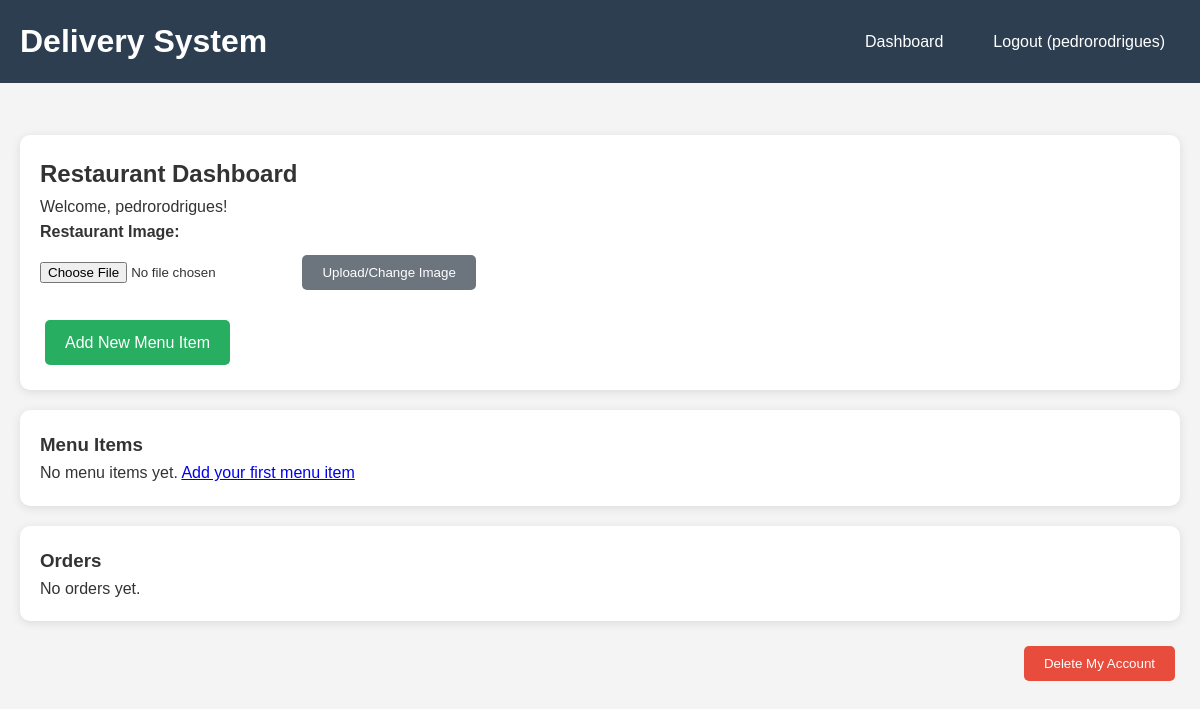
The app's page /restaurant_dashboard (signed in), older data.
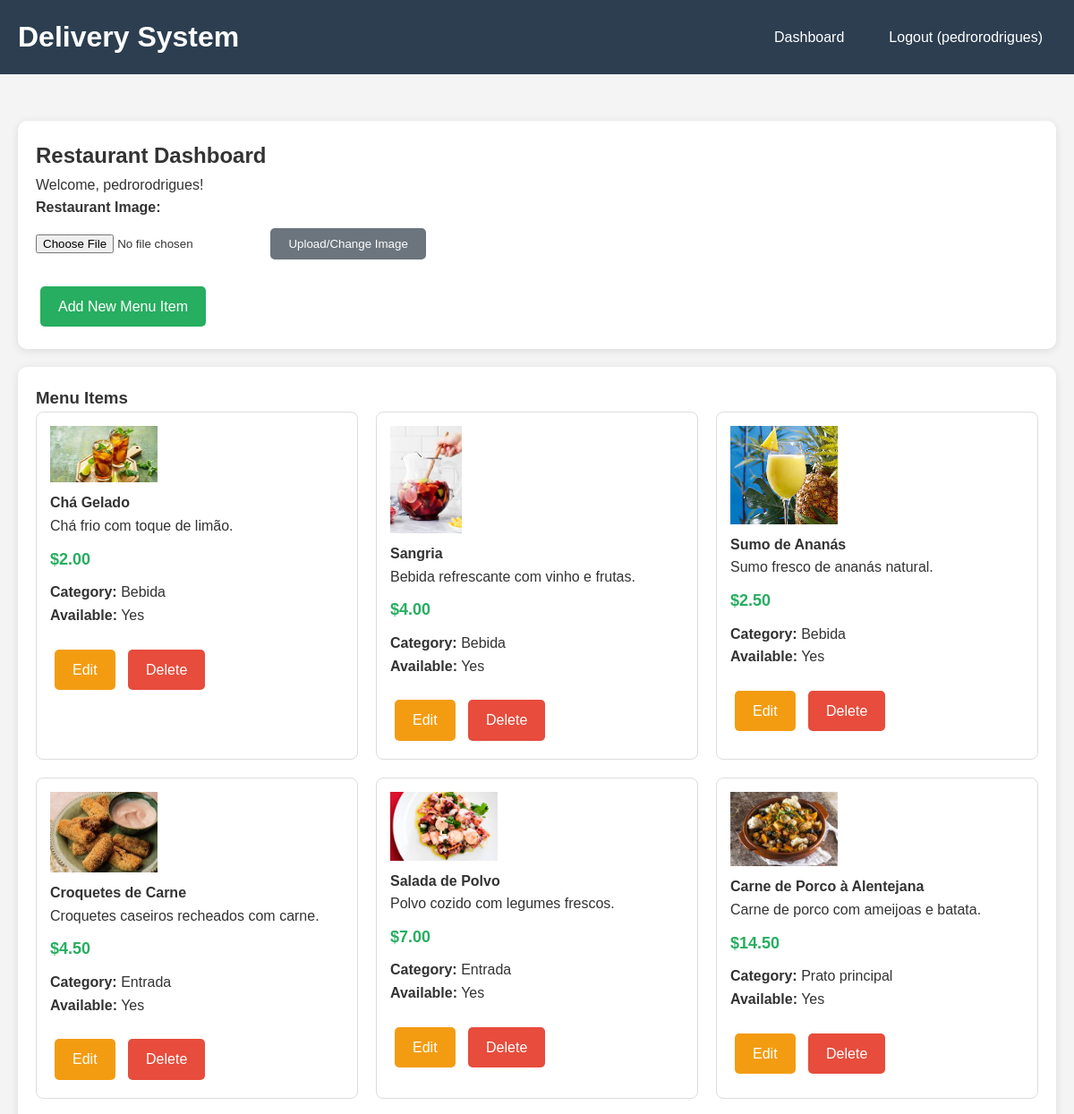
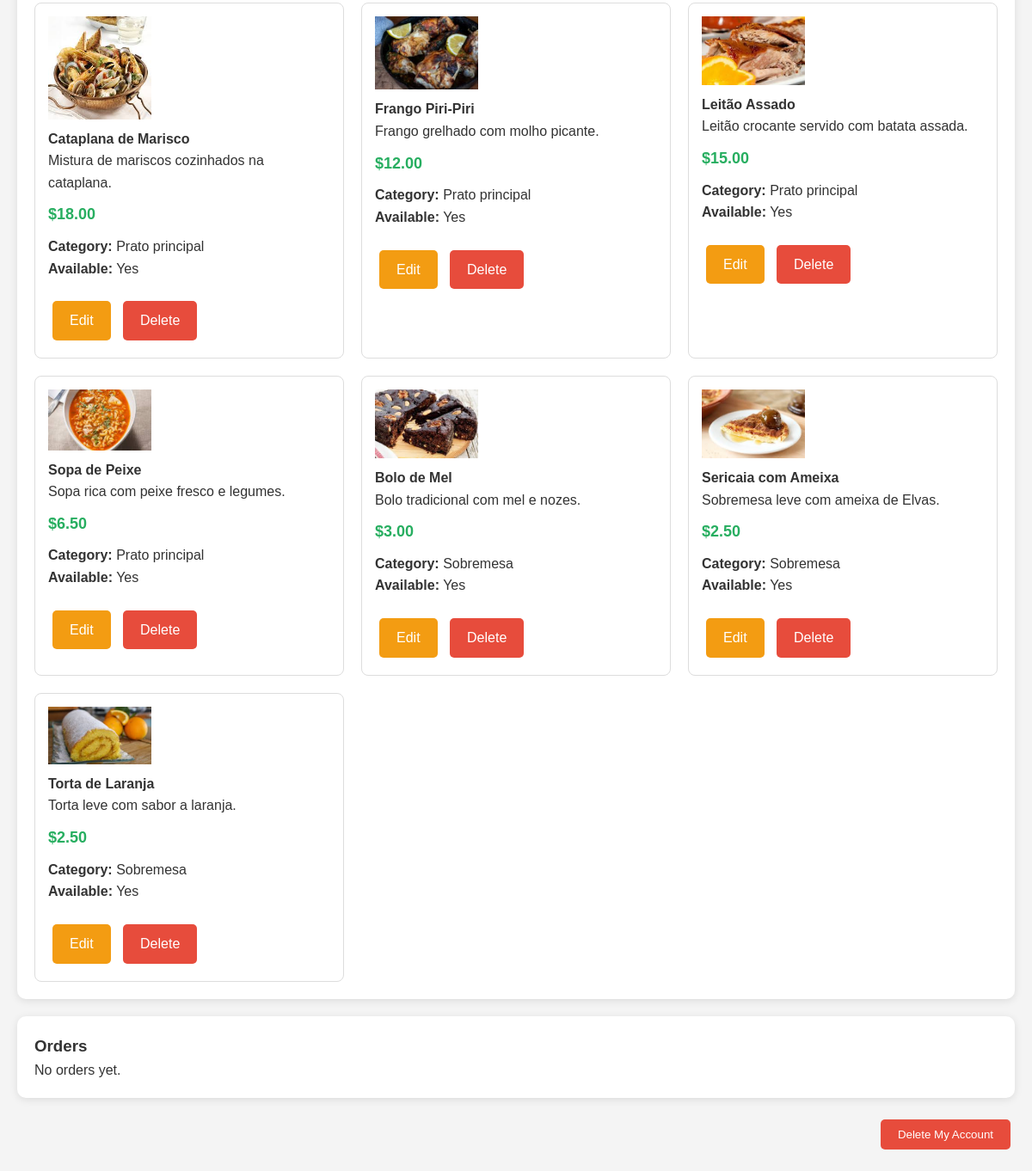
The same page, newer data (2 pictures, top to bottom).
### tables this page shows
CREATE TABLE users (
        id INTEGER PRIMARY KEY AUTOINCREMENT,
        username TEXT UNIQUE NOT NULL,
        email TEXT UNIQUE NOT NULL,
        password_hash TEXT NOT NULL,
        user_type TEXT NOT NULL CHECK (user_type IN ('customer', 'restaurant')),
        phone TEXT,
        address TEXT,
        restaurant_name TEXT,
        restaurant_description TEXT,
        created_at TIMESTAMP DEFAULT CURRENT_TIMESTAMP
    , image_path TEXT);

CREATE TABLE menu_items (
        id INTEGER PRIMARY KEY AUTOINCREMENT,
        restaurant_id INTEGER NOT NULL,
        name TEXT NOT NULL,
        description TEXT,
        price REAL NOT NULL,
        category TEXT,
        available BOOLEAN DEFAULT 1,
        created_at TIMESTAMP DEFAULT CURRENT_TIMESTAMP, image_path TEXT,
        FOREIGN KEY (restaurant_id) REFERENCES users (id)
    );

### app.py (the view)
    def decorated_function(*args, **kwargs):
        if 'user_id' not in session:
            return redirect(url_for('login'))
        user = get_user_by_id(session['user_id'])
        if user['user_type'] != 'restaurant':
            flash('Access denied. Restaurant account required.')
            return redirect(url_for('dashboard'))
        return f(*args, **kwargs)

### app.py (called while the page is built)
def get_db_connection():
    conn = sqlite3.connect('delivery_system.db')
    conn.row_factory = sqlite3.Row
    return conn

def get_user_by_id(user_id):
    conn = get_db_connection()
    user = conn.execute('SELECT * FROM users WHERE id = ?', (user_id,)).fetchone()
    conn.close()
    return user

def restaurant_required(f):
    def decorated_function(*args, **kwargs):
        if 'user_id' not in session:
            return redirect(url_for('login'))
        user = get_user_by_id(session['user_id'])
        if user['user_type'] != 'restaurant':
            flash('Access denied. Restaurant account required.')
            return redirect(url_for('dashboard'))
        return f(*args, **kwargs)
    decorated_function.__name__ = f.__name__
    return decorated_function

@app.before_request
def load_logged_in_user():
    user_id = session.get('user_id')
    if user_id is None:
        g.user = None
    else:
        g.user = get_user_by_id(user_id)

@app.route('/restaurant_dashboard')
@restaurant_required
def restaurant_dashboard():
    conn = get_db_connection()
    menu_items = conn.execute('''SELECT * FROM menu_items
                                WHERE restaurant_id = ?
                                ORDER BY category, name''', (session['user_id'],)).fetchall()
    orders = conn.execute('''SELECT o.*, u.username as customer_username
                            FROM orders o
                            JOIN users u ON o.customer_id = u.id
                            WHERE o.restaurant_id = ?
                            ORDER BY o.order_date DESC''', (session['user_id'],)).fetchall()
    conn.close()
    return render_template('restaurant_dashboard.html', menu_items=menu_items, orders=orders)

### templates/restaurant_dashboard.html (shortened to what this page needs)
{% extends "base.html" %}
{% block content %}
<div class="card">
    <h2>Restaurant Dashboard</h2>
    <p>Welcome, {{ session.username }}!</p>
    {% if session.user_type == 'restaurant' and session.user_id %}
    <form method="POST" action="{{ url_for('upload_restaurant_image') }}" enctype="multipart/form-data"
        style="margin-bottom: 20px;">
        <label for="restaurant_image">Restaurant Image:</label>
        <input type="file" id="restaurant_image" name="image" accept="image/*">
        <button type="submit" class="btn btn-secondary">Upload/Change Image</button>
    </form>
    {% endif %}
    <a href="{{ url_for('add_menu_item') }}" class="btn btn-success">Add New Menu Item</a>
</div>
<div class="card">
    <h3>Menu Items</h3>
    {% if menu_items %}
    <div class="grid">
        {% for item in menu_items %}
        <div class="menu-item">
            {% if item.image_path %}
            <img src="/static/{{ item.image_path }}" alt="Menu Item Image"
                style="max-width: 120px; max-height: 120px; display: block; margin-bottom: 10px;">
            {% endif %}
            <h4>{{ item.name }}</h4>
            {% if item.description %}
            <p>{{ item.description }}</p>
            {% endif %}
            <div class="price">${{ "%.2f"|format(item.price) }}</div>
            {% if item.category %}
            <p><strong>Category:</strong> {{ item.category }}</p>
            {% endif %}
            <p><strong>Available:</strong> {{ "Yes" if item.available else "No" }}</p>
            <div class="mt-20">
                <a href="{{ url_for('edit_menu_item', item_id=item.id) }}" class="btn btn-warning">Edit</a>
                <a href="{{ url_for('delete_menu_item', item_id=item.id) }}" class="btn btn-danger"
                    onclick="return confirm('Are you sure you want to delete this item?')">Delete</a>
            </div>
        </div>
        {% endfor %}
    </div>
    {% else %}
    <p>No menu items yet. <a href="{{ url_for('add_menu_item') }}">Add your first menu item</a></p>
    {% endif %}
</div>
<div class="card">
    <h3>Orders</h3>
    {% if orders %}
    {% for order in orders %}
    <div class="card">
        <div style="display: flex; justify-content: space-between; align-items: center;">
            <div>
                <h4>Order #{{ order.id }}</h4>
                <p><strong>Customer:</strong> {{ order.customer_username }}</p>
                <p><strong>Date:</strong> {{ order.order_date }}</p>
                <p><strong>Total:</strong> ${{ "%.2f"|format(order.total_amount) }}</p>
            </div>
            <div>
                <span class="status status-{{ order.status }}">{{ order.status.replace('_', ' ') }}</span>
            </div>
        </div>
        <div class="mt-20">
            <p><strong>Delivery Address:</strong> {{ order.delivery_address }}</p>
            {% if order.observations %}
            <p><strong>Special Instructions:</strong> {{ order.observations }}</p>
            {% endif %}
            <a href="{{ url_for('order_details', order_id=order.id) }}" class="btn">View Details</a>
            {% if order.status == 'pending' %}
            <a href="{{ url_for('update_order_status', order_id=order.id, status='confirmed') }}"
                class="btn btn-success">Confirm Order</a>
            {% elif order.status == 'confirmed' %}
            <a href="{{ url_for('update_order_status', order_id=order.id, status='preparing') }}"
                class="btn btn-warning">Start Preparing</a>
            {% elif order.status == 'preparing' %}
            <a href="{{ url_for('update_order_status', order_id=order.id, status='out_for_delivery') }}"
                class="btn btn-warning">Out for Delivery</a>
            {% elif order.status == 'out_for_delivery' %}
            <a href="{{ url_for('update_order_status', order_id=order.id, status='delivered') }}"
                class="btn btn-success">Mark as Delivered</a>
            {% endif %}
            {% if order.status in ['pending', 'confirmed'] %}
            <a href="{{ url_for('update_order_status', order_id=order.id, status='cancelled') }}" class="btn btn-danger"
                onclick="return confirm('Are you sure you want to cancel this order?')">Cancel</a>
            {% endif %}
        </div>
    </div>
    {% endfor %}
    {% else %}
    <p>No orders yet.</p>
    {% endif %}
</div>
<div class="mt-20" style="text-align: right;">
    <form method="POST" action="{{ url_for('delete_account') }}"
        onsubmit="return confirm('Are you sure you want to delete your account? This action cannot be undone.');">
        <button type="submit" class="btn btn-danger">Delete My Account</button>
    </form>
</div>
{% endblock %}

### templates/base.html (shortened to what this page needs)
<!DOCTYPE html>
<html lang="en">
<head>
</head>
<body>
    <header>
        <div class="header-content">
            <h1><a href="/" style="color: white; text-decoration: none;">Delivery System</a></h1>
            <nav>
                <ul>
                    {% if session.user_id %}
                    <li><a href="{{ url_for('dashboard') }}">Dashboard</a></li>
                    <li><a href="{{ url_for('logout') }}">Logout ({{ session.username }})</a></li>
                    {% else %}
                    <li><a href="{{ url_for('login') }}">Login</a></li>
                    <li><a href="{{ url_for('register') }}">Register</a></li>
                    {% endif %}
                </ul>
            </nav>
        </div>
    </header>
    <div class="container">
        {% block content %}{% endblock %}
    </div>
</body>
</html>

### templates/base.html (style rules this page uses)
* { margin: 0; padding: 0; box-sizing: border-box; }
body { font-family: Arial, sans-serif; line-height: 1.6; color: #333; background-color: #f4f4f4; }
.container { max-width: 1200px; margin: 0 auto; padding: 20px; }
header { background-color: #2c3e50; color: white; padding: 1rem 0; margin-bottom: 2rem; }
.header-content { display: flex; justify-content: space-between; align-items: center; max-width: 1200px; margin: 0 auto; padding: 0 20px; }
nav ul { list-style: none; display: flex; gap: 20px; }
nav a { color: white; text-decoration: none; padding: 10px 15px; border-radius: 5px; transition: background-color 0.3s; }
.card { background: white; border-radius: 10px; padding: 20px; margin-bottom: 20px; box-shadow: 0 2px 10px rgba(0, 0, 0, 0.1); }
.btn { background-color: #3498db; color: white; padding: 10px 20px; border: none; border-radius: 5px; cursor: pointer; text-decoration: none; display: inline-block; margin: 5px; transition: background-color 0.3s; }
.btn-success { background-color: #27ae60; }
.btn-warning { background-color: #f39c12; }
.btn-danger { background-color: #e74c3c; }
label { display: block; margin-bottom: 5px; font-weight: bold; }
.grid { display: grid; grid-template-columns: repeat(auto-fit, minmax(300px, 1fr)); gap: 20px; }
.menu-item { border: 1px solid #ddd; border-radius: 8px; padding: 15px; background: white; }
.price { font-size: 18px; font-weight: bold; color: #27ae60; margin: 10px 0; }
.mt-20 { margin-top: 20px; }
.btn-secondary { background-color: #6c757d; }

Row changes from the older to the newer data that the page shows:
added menu_items: shows a picture, name "Chá Gelado", description "Chá frio com toque de limão.", price "2.00", category "Bebida", available "Yes"
added menu_items: shows a picture, name "Sangria", description "Bebida refrescante com vinho e frutas.", price "4.00", category "Bebida", available "Yes"
added menu_items: shows a picture, name "Sumo de Ananás", description "Sumo fresco de ananás natural.", price "2.50", category "Bebida", available "Yes"
added menu_items: shows a picture, name "Croquetes de Carne", description "Croquetes caseiros recheados com carne.", price "4.50", category "Entrada", available "Yes"
added menu_items: shows a picture, name "Salada de Polvo", description "Polvo cozido com legumes frescos.", price "7.00", category "Entrada", available "Yes"
added menu_items: shows a picture, name "Carne de Porco à Alentejana", description "Carne de porco com ameijoas e batata.", price "14.50", category "Prato principal", available "Yes"
added menu_items: shows a picture, name "Cataplana de Marisco", description "Mistura de mariscos cozinhados na cataplana.", price "18.00", category "Prato principal", available "Yes"
added menu_items: shows a picture, name "Frango Piri-Piri", description "Frango grelhado com molho picante.", price "12.00", category "Prato principal", available "Yes"
added menu_items: shows a picture, name "Leitão Assado", description "Leitão crocante servido com batata assada.", price "15.00", category "Prato principal", available "Yes"
added menu_items: shows a picture, name "Sopa de Peixe", description "Sopa rica com peixe fresco e legumes.", price "6.50", category "Prato principal", available "Yes"
added menu_items: shows a picture, name "Bolo de Mel", description "Bolo tradicional com mel e nozes.", price "3.00", category "Sobremesa", available "Yes"
added menu_items: shows a picture, name "Sericaia com Ameixa", description "Sobremesa leve com ameixa de Elvas.", price "2.50", category "Sobremesa", available "Yes"
added menu_items: shows a picture, name "Torta de Laranja", description "Torta leve com sabor a laranja.", price "2.50", category "Sobremesa", available "Yes"
Text that changed along with them:
text no longer shown: "No menu items yet. Add your first menu item"
